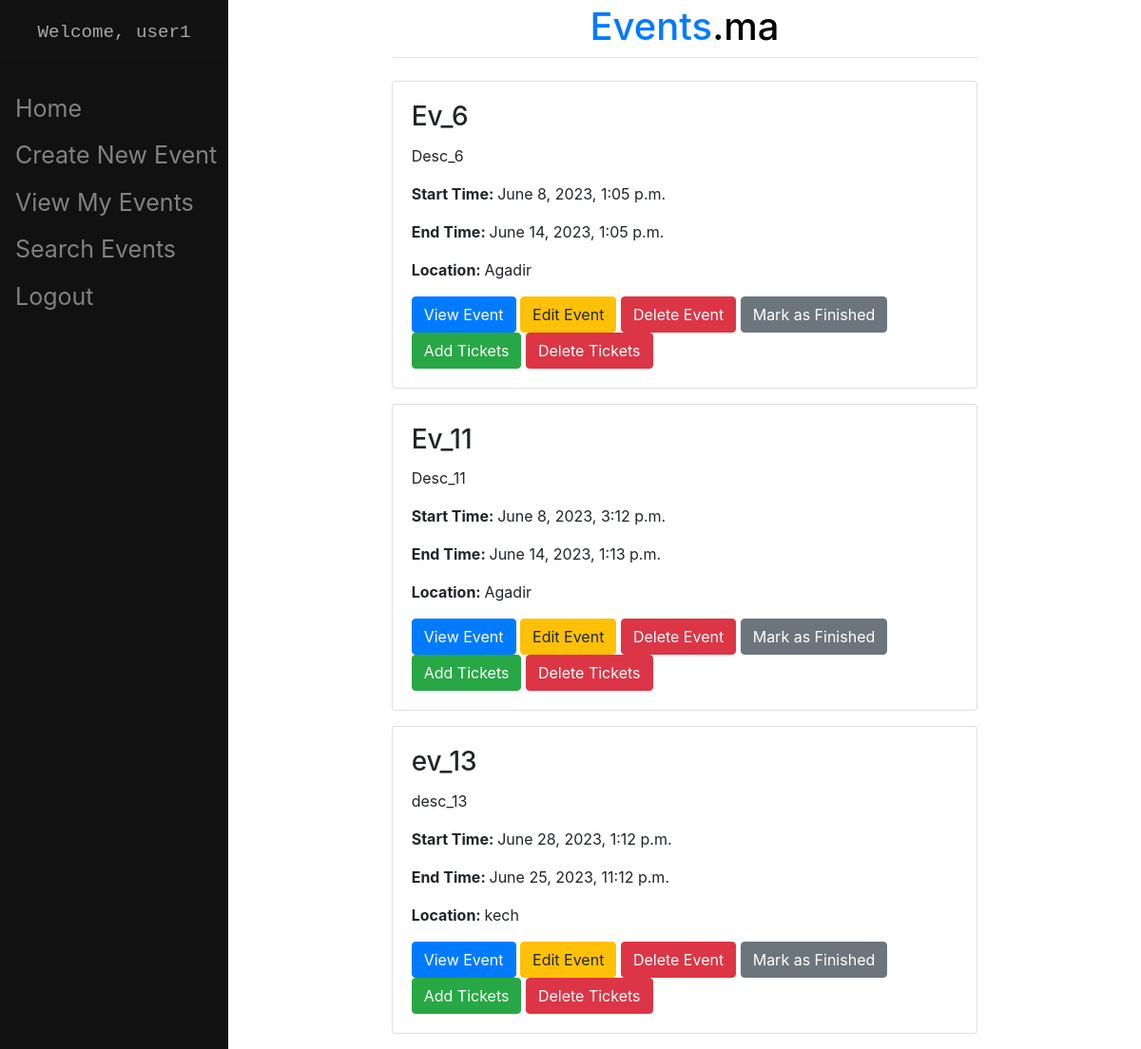
/event/view/ (signed in), run on the app's committed database.
### main/models.py (models this page shows, shortened)
class CustomUser(AbstractUser):
    USER_TYPE_CHOICES = (
        ('admin', 'Admin'),
        ('organizer', 'Organizer'),
        ('user', 'User'),
    )
    user_type = models.CharField(max_length=20, choices=USER_TYPE_CHOICES)
    def is_admin(self):
        return self.user_type == 'admin'
    def is_organizer(self):
        return self.user_type == 'organizer'
    def is_user(self):
        return self.user_type == 'user'

class Event(models.Model):
    STATUS_CHOICES = (
        ('pending', 'Pending'),
        ('approved', 'Approved'),
        ('finished', 'Finished'),
    )
    image = models.ImageField(upload_to='event_images/', null=True, blank=True)
    title = models.CharField(max_length=200)
    description = models.TextField()
    start_time = models.DateTimeField()
    end_time = models.DateTimeField()
    location = models.CharField(max_length=200)
    organizer = models.ForeignKey(User, on_delete=models.CASCADE, related_name="event", null=True)
    status = models.CharField(max_length=20, choices=STATUS_CHOICES, default='pending')

### main/views.py (the view)
# urls.py: path("event/view/", views.view_my_events, name="view_my_events"),
@login_required(login_url='login')
def view_my_events(request):
    if request.user.is_superuser or request.user.is_admin or request.user.is_user:
        ev_all = Event.objects.all()
    elif request.user.is_organizer:
        ev_all = Event.objects.filter(organizer=request.user)
    else:
        ev_all = Event.objects.none()
    return render(request, "main/view.html", {"ev_all": ev_all})

### main/templates/main/view.html (shortened to what this page needs)
{% extends "main/base.html" %}
{% load crispy_forms_tags %}
{% block content %}
    {% for ev in ev_all %}
        <div class="card mb-3">
            <div class="card-body">
                <h3 class="card-title">{{ ev.title }}</h3>
                <p class="card-text">{{ ev.description }}</p>
                <p class="card-text"><b>Start Time: </b>{{ ev.start_time }}</p>
                <p class="card-text"><b>End Time: </b>{{ ev.end_time }}</p>
                <p class="card-text"><b>Location: </b>{{ ev.location }}</p>
                <a href="/event/{{ ev.id }}" class="btn btn-primary">View Event</a>
                {% if user.is_authenticated and user.is_organizer %}
                    <a href="/event/{{ ev.id }}/modify" class="btn btn-warning">Edit Event</a>
                    <a href="/event/{{ ev.id }}/delete" class="btn btn-danger">Delete Event</a>
                    <a href="/event/{{ ev.id }}/finish" class="btn btn-secondary">Mark as Finished</a>
                    <a href="/event/{{ ev.id }}/add_ticket_type" class="btn btn-success">Add Tickets</a>
                    <a href="/event/{{ ev.id }}/delete_ticket_type" class="btn btn-danger">Delete Tickets</a>
                {% endif %}
            </div>
        </div>
    {% endfor %}
{% endblock %}

### main/templates/main/base.html (shortened to what this page needs)
<!doctype html>
<html>
    <head>
        <link rel="stylesheet" href="https://stackpath.bootstrapcdn.com/bootstrap/4.3.1/css/bootstrap.min.css">
    </head>
    <body class="smooth-transition">
        <nav class="sidenav">
            {% if user.is_authenticated %}
                <p class="text-center user non-selectable">Welcome, {{ user.username }}</p>
            {% else %}
                <p class="text-center user non-selectable">You are browsing anonymously</p>
            {% endif %}
            <hr class="mt-1 mb-4">
            <a href="/">Home</a>
            {% if user.is_authenticated and user.is_organizer %}
                <a href="/event/create">Create New Event</a>
                <a href="/event/view">View My Events</a>
            {% endif %}
            <a href="/event/search">Search Events</a>
            {% if user.is_authenticated %}
                <a href="/logout">Logout</a>
            {% else %}
                <a href="/login">Login</a>
                <a href="/create_user">Sign Up</a>
            {% endif %}
        </nav>
        <div id="content" name="content" class="main">
            <div class="row justify-content-center">
                <div class="col-8">
                    <a href="/" style="text-decoration: none;"><h1 class="mt-1 text-center"><span style="color: #017aff;">Events</span><span style="color: #000000;">.ma</span></h1></a>
                    <hr class="mt-0 mb-4">
                    {% block content %}
                    {% endblock %}
                </div>
            </div>
        </div>
    </body>
</html>

### main/templates/main/base.html (style rules this page uses)
body { overflow-x: hidden; }
.sidenav { height:100%; width:240px; position: fixed; z-index:1; top:0; left:0; background-color:#111; overflow-x: hidden; padding-top:20px; }
.sidenav a { padding:6px 8px 6px 16px; text-decoration: none; font-size:25px; color: #818181; display:block; }
.main { margin-left:240px; padding: 0px 10px; }
.user { color: #aaa7a7; font-family: 'Courier New', Courier, monospace; font-size: larger; }
.smooth-transition { opacity: 0; transition: opacity 0.3s ease-in-out; }
.smooth-transition.show { opacity: 1; }
.non-selectable { user-select: none; -moz-user-select: none; -webkit-user-select: none; -ms-user-select: none; }

### data on the page
CustomUser: username "user1"
Event: title "Ev_6", description "Desc_6", start_time "June 8, 2023, 1:05 p.m.", end_time "June 14, 2023, 1:05 p.m.", location "Agadir"
Event: title "Ev_11", description "Desc_11", start_time "June 8, 2023, 3:12 p.m.", end_time "June 14, 2023, 1:13 p.m.", location "Agadir"
Event: title "ev_13", description "desc_13", start_time "June 28, 2023, 1:12 p.m.", end_time "June 25, 2023, 11:12 p.m.", location "kech"
